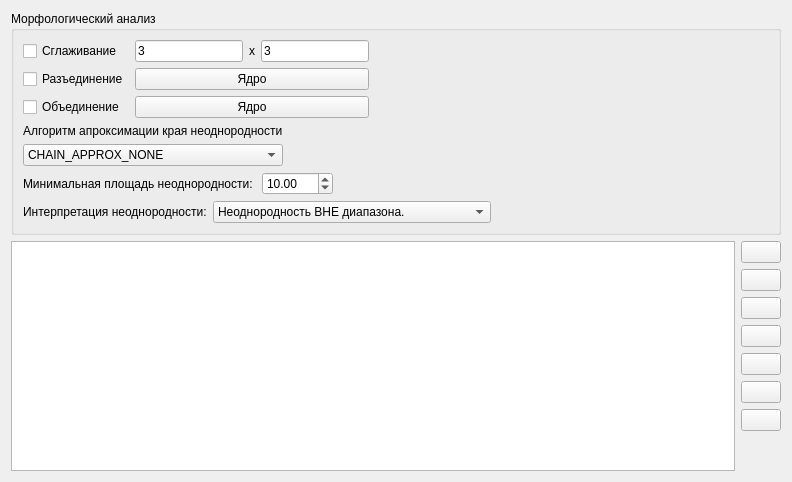
     <widget class="QWidget" name="tab_4">
      <attribute name="title">
       <string>Поиск неоднородностей</string>
      </attribute>
      <layout class="QVBoxLayout" name="verticalLayout_11">
       <item>
        <widget class="QGroupBox" name="groupBox_4">
         <property name="title">
          <string>Морфологический анализ</string>
         </property>
         <layout class="QVBoxLayout" name="verticalLayout_9">
          <item>
           <layout class="QGridLayout" name="gridLayout_4">
            <item row="2" column="0">
             <widget class="QCheckBox" name="unionCheckBox">
              <property name="text">
               <string>Объединение </string>
              </property>
             </widget>
            </item>
            <item row="1" column="0">
             <widget class="QCheckBox" name="separationCheckBox">
              <property name="text">
               <string>Разъединение</string>
              </property>
             </widget>
            </item>
            <item row="2" column="1">
             <widget class="QPushButton" name="unionKernelButton">
              <property name="text">
               <string>Ядро</string>
              </property>
             </widget>
            </item>
            <item row="1" column="1">
             <widget class="QPushButton" name="separationKernelButton">
              <property name="text">
               <string>Ядро</string>
              </property>
             </widget>
            </item>
            <item row="0" column="0">
             <widget class="QCheckBox" name="blurCheckBox">
              <property name="text">
               <string>Сглаживание</string>
              </property>
             </widget>
            </item>
            <item row="0" column="1">
             <layout class="QHBoxLayout" name="horizontalLayout_10">
              <item>
               <widget class="QLineEdit" name="blurHEdit">
                <property name="text">
                 <string>3</string>
                </property>
               </widget>
              </item>
              <item>
               <widget class="QLabel" name="label_19">
                <property name="text">
                 <string>x</string>
                </property>
               </widget>
              </item>
              <item>
               <widget class="QLineEdit" name="blurWEdit">
                <property name="text">
                 <string>3</string>
                </property>
               </widget>
              </item>
             </layout>
            </item>
            <item row="0" column="2" rowspan="2">
             <spacer name="horizontalSpacer_3">
              <property name="orientation">
               <enum>Qt::Horizontal</enum>
              </property>
              <property name="sizeHint" stdset="0">
               <size>
                <width>400</width>
                <height>20</height>
               </size>
              </property>
             </spacer>
            </item>
           </layout>
          </item>
          <item>
           <layout class="QHBoxLayout" name="horizontalLayout_8">
            <item>
             <layout class="QVBoxLayout" name="verticalLayout_8">
              <item>
               <widget class="QLabel" name="label_18">
                <property name="text">
                 <string>Алгоритм апроксимации края неоднородности</string>
                </property>
               </widget>
              </item>
              <item>
               <widget class="QComboBox" name="approximationComboBox">
                <property name="currentIndex">
                 <number>0</number>
                </property>
                <item>
                 <property name="text">
                  <string>CHAIN_APPROX_NONE</string>
                 </property>
                </item>
                <item>
                 <property name="text">
                  <string>CHAIN_APPROX_SIMPLE</string>
                 </property>
                </item>
                <item>
                 <property name="text">
                  <string>CHAIN_APPROX_TC89_L1</string>
                 </property>
                </item>
                <item>
                 <property name="text">
                  <string>CHAIN_APPROX_TC89_KCOS</string>
                 </property>
                </item>
                <item>
                 <property name="text">
                  <string>LINK_RUNS</string>
                 </property>
                </item>
               </widget>
              </item>
             </layout>
            </item>
            <item>
             <spacer name="horizontalSpacer_4">
              <property name="orientation">
               <enum>Qt::Horizontal</enum>
              </property>
              <property name="sizeHint" stdset="0">
               <size>
                <width>40</width>
                <height>20</height>
               </size>
              </property>
             </spacer>
            </item>
           </layout>
          </item>
          <item>
           <layout class="QHBoxLayout" name="horizontalLayout_5">
            <item>
             <widget class="QLabel" name="minAreaOfDefectLabel">
              <property name="text">
               <string>Минимальная площадь неоднородности: </string>
              </property>
             </widget>
            </item>
            <item>
             <widget class="QDoubleSpinBox" name="minAreaOfDefectDblSpinBox">
              <property name="minimumSize">
               <size>
                <width>70</width>
                <height>0</height>
               </size>
              </property>
              <property name="minimum">
               <double>0.000000000000000</double>
              </property>
              <property name="maximum">
               <double>9999.989999999999782</double>
              </property>
              <property name="singleStep">
               <double>1.000000000000000</double>
              </property>
              <property name="value">
               <double>10.000000000000000</double>
              </property>
             </widget>
            </item>
            <item>
             <spacer name="horizontalSpacer_5">
              <property name="orientation">
               <enum>Qt::Horizontal</enum>
              </property>
              <property name="sizeHint" stdset="0">
               <size>
                <width>40</width>
                <height>20</height>
               </size>
              </property>
             </spacer>
            </item>
           </layout>
          </item>
          <item>
           <layout class="QHBoxLayout" name="horizontalLayout_6">
            <item>
             <widget class="QLabel" name="label_17">
              <property name="text">
               <string>Интерпретация неоднородности:</string>
              </property>
             </widget>
            </item>
            <item>
             <widget class="QComboBox" name="defectInterpretationComboBox">
              <property name="sizePolicy">
               <sizepolicy hsizetype="Expanding" vsizetype="Fixed">
                <horstretch>0</horstretch>
                <verstretch>0</verstretch>
               </sizepolicy>
              </property>
              <item>
               <property name="text">
                <string>Неоднородность ВНЕ диапазона.</string>
               </property>
              </item>
              <item>
               <property name="text">
                <string>Неоднородность внутри диапазона.</string>
               </property>
              </item>
             </widget>
            </item>
            <item>
             <spacer name="horizontalSpacer_6">
              <property name="orientation">
               <enum>Qt::Horizontal</enum>
              </property>
              <property name="sizeHint" stdset="0">
               <size>
                <width>40</width>
                <height>20</height>
               </size>
              </property>
             </spacer>
            </item>
           </layout>
          </item>
         </layout>
        </widget>
       </item>
       <item>
        <layout class="QHBoxLayout" name="horizontalLayout_9">
         <item>
          <widget class="QTableView" name="defectRangesTableView">
           <property name="selectionMode">
            <enum>QAbstractItemView::ContiguousSelection</enum>
           </property>
           <property name="selectionBehavior">
            <enum>QAbstractItemView::SelectRows</enum>
           </property>
          </widget>
         </item>
         <item>
          <layout class="QVBoxLayout" name="verticalLayout_6">
           <item>
            <widget class="QPushButton" name="defectRangesAddButton">
             <property name="text">
              <string/>
             </property>
             <property name="icon">
              <iconset resource="tango-icons.qrc">
               <normaloff>:/icons/actions/icons/actions/list-add.png</normaloff>:/icons/actions/icons/actions/list-add.png</iconset>
             </property>
            </widget>
           </item>
           <item>
            <widget class="QPushButton" name="defectRangesRemoveButton">
             <property name="text">
              <string/>
             </property>
             <property name="icon">
              <iconset resource="tango-icons.qrc">
               <normaloff>:/icons/actions/icons/actions/list-remove.png</normaloff>:/icons/actions/icons/actions/list-remove.png</iconset>
             </property>
            </widget>
           </item>
           <item>
            <widget class="QPushButton" name="defectRangesClearButton">
             <property name="text">
              <string/>
             </property>
             <property name="icon">
              <iconset resource="tango-icons.qrc">
               <normaloff>:/icons/actions/icons/actions/edit-clear.png</normaloff>:/icons/actions/icons/actions/edit-clear.png</iconset>
             </property>
            </widget>
           </item>
           <item>
            <widget class="QPushButton" name="defectRangesMoveTopButton">
             <property name="text">
              <string/>
             </property>
             <property name="icon">
              <iconset resource="tango-icons.qrc">
               <normaloff>:/icons/actions/icons/actions/go-top.png</normaloff>:/icons/actions/icons/actions/go-top.png</iconset>
             </property>
            </widget>
           </item>
           <item>
            <widget class="QPushButton" name="defectRangesMoveUpButton">
             <property name="text">
              <string/>
             </property>
             <property name="icon">
              <iconset resource="tango-icons.qrc">
               <normaloff>:/icons/actions/icons/actions/go-up.png</normaloff>:/icons/actions/icons/actions/go-up.png</iconset>
             </property>
            </widget>
           </item>
           <item>
            <widget class="QPushButton" name="defectRangesMoveDownButton">
             <property name="text">
              <string/>
             </property>
             <property name="icon">
              <iconset resource="tango-icons.qrc">
               <normaloff>:/icons/actions/icons/actions/go-down.png</normaloff>:/icons/actions/icons/actions/go-down.png</iconset>
             </property>
            </widget>
           </item>
           <item>
            <widget class="QPushButton" name="defectRangesMoveBottomButton">
             <property name="text">
              <string/>
             </property>
             <property name="icon">
              <iconset resource="tango-icons.qrc">
               <normaloff>:/icons/actions/icons/actions/go-bottom.png</normaloff>:/icons/actions/icons/actions/go-bottom.png</iconset>
             </property>
            </widget>
           </item>
           <item>
            <spacer name="verticalSpacer_4">
             <property name="orientation">
              <enum>Qt::Vertical</enum>
             </property>
             <property name="sizeHint" stdset="0">
              <size>
               <width>20</width>
               <height>40</height>
              </size>
             </property>
            </spacer>
           </item>
          </layout>
         </item>
        </layout>
       </item>
      </layout>
     </widget>
